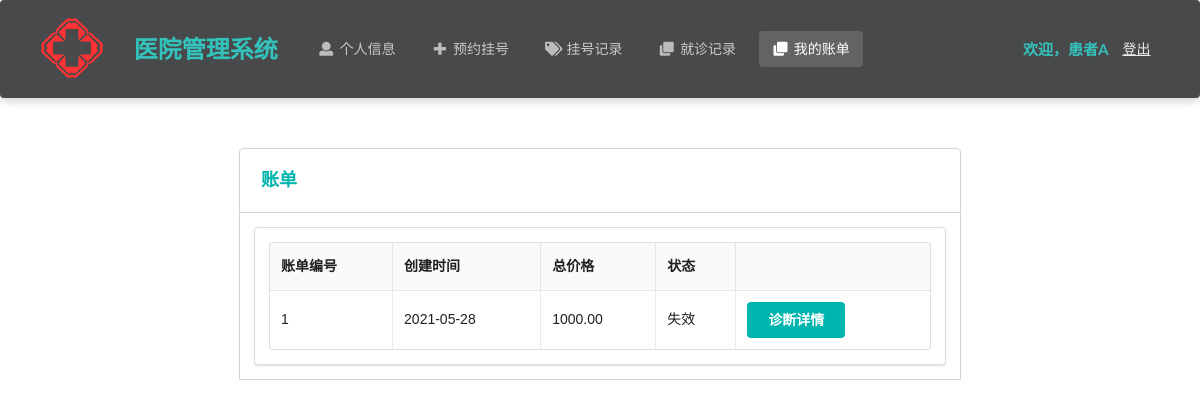
The page /patient/bill (signed in) on the database its author committed.
### Hospital/models.py (models this page shows, shortened)
class Patient(models.Model):
    name = models.CharField(max_length=10)  # 姓名
    password = models.CharField(max_length=32)  # 密码
    gender = models.CharField(max_length=32, choices=gender_choices)  # 性别
    identity_card_no = models.CharField(max_length=32, unique=True)  # 身份证号
    medical_insurance = models.BooleanField()  # 是否有医保
    telephone_no = models.CharField(max_length=32)  # 电话号码
    birth_date = models.DateField()  # 出生日期
    create_time = models.DateTimeField(auto_now_add=True)  # 注册时间

class Bill(models.Model):
    diagnosis = models.ForeignKey(Diagnosis, on_delete=models.CASCADE)
    price = models.DecimalField(max_digits=7, decimal_places=2)
    is_active = models.BooleanField(default=True)
    create_time = models.DateTimeField(auto_now_add=True)

### Hospital/patientViews.py (the view)
# urls.py: path('patient/bill', patientViews.bill),
def bill(request):
    if request.method == 'POST':
        request.session['bill'] = request.POST.get('bill')
        return redirect('/patient/bill/detail')
    identity_card_no = request.session['identity_card_no']
    patient = models.Patient.objects.get(identity_card_no=identity_card_no)
    bills = models.Bill.objects.filter(diagnosis__in=models.Diagnosis.objects.filter(patient=patient))
    num_per_page = 5
    paginator = Paginator(bills, num_per_page)
    page = request.GET.get('page', 1)
    try:
        page_obj = paginator.page(page)
    except PageNotAnInteger:
        page_obj = paginator.page(1)
    except EmptyPage:
        page_obj = paginator.page(paginator.num_pages)
    is_paginated = True if paginator.num_pages > 1 else False
    page_range = paginator.get_elided_page_range(page, on_each_side=3, on_ends=2)
    return render(request, 'patient/bill.html', locals())

### Hospital/templates/patient/bill.html (shortened to what this page needs)
<!DOCTYPE html>
<html lang="ch">
{% load static %}
<head>
    <link rel="stylesheet" href="https://cdn.jsdelivr.net/semantic-ui/2.2.4/semantic.min.css">
    <link rel="stylesheet" href="../../static/Hospital/css/me.css">
    <link rel="stylesheet" href="{% static 'Hospital/css/entry.css' %}">
</head>
<body>
    <nav class="ui inverted  segment m-padded-tb-large m-shadow-small m-opacity-mini">
        <div class="ui container">
            <div class="ui inverted secondary stackable menu">
                <img src="../../static/Hospital/img/logo.svg" height="80" width="80"/>
                <h2 class="ui teal header item">医院管理系统</h2>
                <a href="/patient/info" class="m-item item"><i class="user icon"></i>个人信息</a>
                <a href="/patient/makeAppointment" class="m-item item"><i class="plus icon"></i>预约挂号</a>
                <a href="/patient/appointment" class="m-item item"><i class="tags icon"></i>挂号记录</a>
                <a href="/patient/diagnosis" class="m-item item"><i class="clone icon"></i>就诊记录</a>
                <a href="/patient/bill" class="active m-item item"><i class="clone icon"></i>我的账单</a>
                <div class="right m-item item">
                    <h4 class="ui teal header item">欢迎，{{ patient.name }}</h4>
                    <a href="/patient/logout/" class="text-success "><ins>登出</ins></a>
                </div>
            </div>
        </div>
    </nav>
    <div class="m-container-small m-padded-tb-big">
        <div class="container">
            <div class="ui top attached rounded padded segment">
                <div class="ui middle aligned two column grid">
                    <div class="column">
                        <h3 class="ui teal header">账单</h3>
                    </div>
                </div>
            </div>
            <div class="ui attached segment">
                <div class="ui segment ">
                    <table class="ui celled table">
                        <thead>
                            <tr>
                                <th>账单编号</th>
                                <th>创建时间</th>
                                <th>总价格</th>
                                <th>状态</th>
                                <th></th>
                            </tr>
                        </thead>
                        <tbody>
                            {% for bill in page_obj%}
                            <tr>
                                <td>{{ bill.id }}</td>
                                <td>{{ bill.create_time|date:"Y-m-d" }}</td>
                                <td>{{ bill.price }}</td>
                                <td>{% if bill.is_active %} 激活 {% else %} 失效 {% endif %}</div></td>
                                <td><form action="" method="post">
                                    <button class="ui teal centered button">诊断详情</button>
                                    </form>
                                    </td>
                            {% endfor %}
                </div>
            </div>
        </div>
    <br>
    <br>
    <br>
</body>
</html>

### Hospital/static/Hospital/css/me.css (style rules this page uses)
.m-padded-tb-large { padding-top: 1.3em !important; padding-bottom: 1.3em !important; }
.m-padded-tb-big { padding-top: 3em !important; padding-bottom: 3em !important; }
.m-opacity-mini { opacity: 0.8!important; }
.m-container-small { max-width: 60em !important; margin: auto !important; }
.m-shadow-small { -webkit-box-shadow: 0 4px 8px rgba(0,0,0,0.2) !important; box-shadow: 0 4px 8px rgba(0,0,0,0.2) !important; }

### Hospital/static/Hospital/css/entry.css (style rules this page uses)
* { margin: 0; padding: 0; }
a { text-decoration: none; }
body { -webkit-font-smoothing: antialiased; background-color: #fff; font: 12px/1.5 Microsoft YaHei, Heiti SC, tahoma, arial, Hiragino Sans GB, "\5B8B\4F53", sans-serif; color: #666; }
.ui img { margin-top:-10px; margin-bottom:-10px; }

### rows shown on the page
Patient: name "患者A"
Bill: id "1", create_time "2021-05-28", price "1000.00", is_active "失效"
